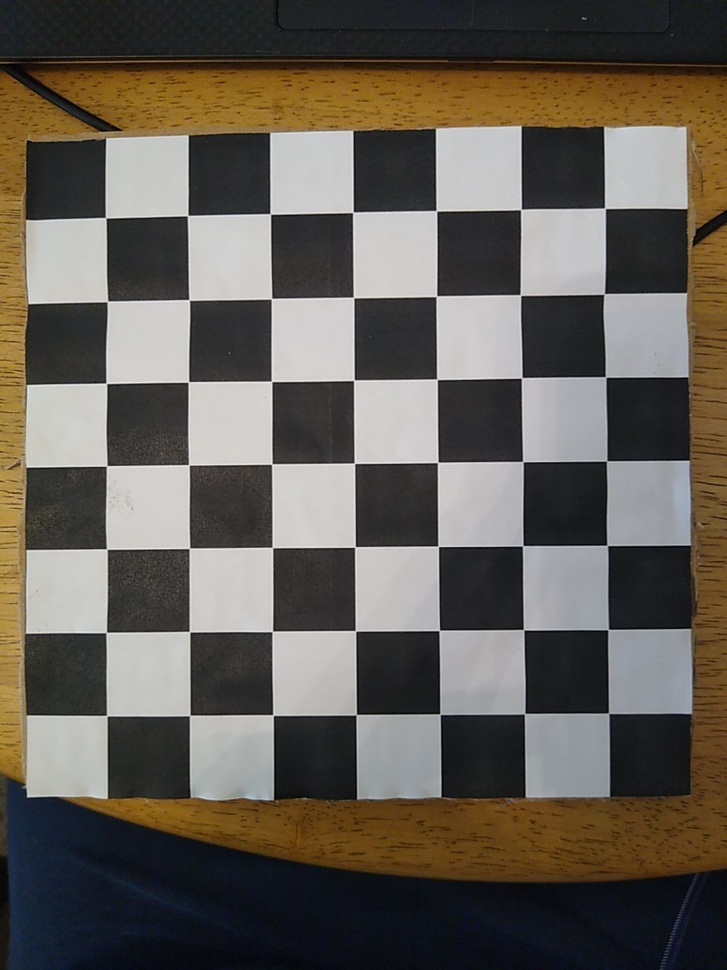
#> input picture src/assets/chessboard_bw.jpg, 727 x 970 px, shrunk from 960 x 1280 before the run
$ python board_detection.py
#> lines starting #> are read from the running program, lines starting #| are printed output that depends on the picture; after the words box and inside, x2 and y2 are one past the last pixel; in counts of white or black regions, pixels touching at a corner belong together
import cv2
import numpy as np
import math
# Load the image
image1 = cv2.imread('../assets/chessboard_bw.jpg')
#> image1 is the input picture: shape (970, 727, 3); mean B, G, R 85.4, 93.4, 99
lwr = np.array([0, 0, 131])
upr = np.array([179, 40, 255])


# Extract chess-board lines
hsv = cv2.cvtColor(image1, cv2.COLOR_BGR2HSV)
#> hsv: shape (970, 727, 3); mean H, S, V 67, 63.3, 102.5
msk = cv2.inRange(hsv, lwr, upr)
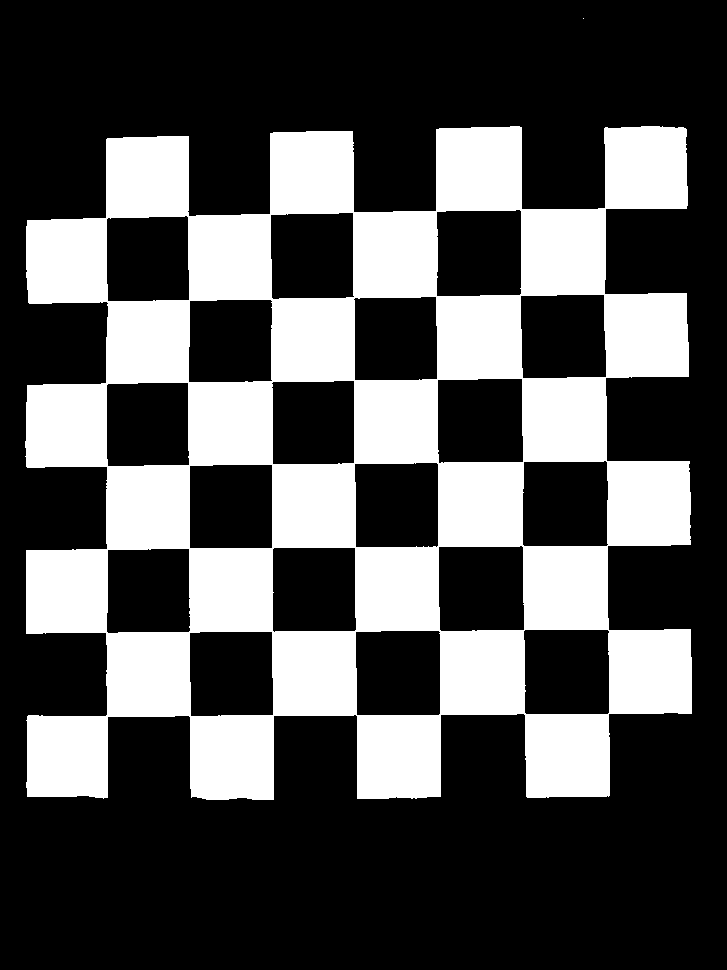
#> msk: shape (970, 727); 31.9% white; 2 white regions (1 under 20 px), largest, box (x1, y1, x2, y2) and area: (25, 126, 692, 800) 224615
krn = cv2.getStructuringElement(cv2.MORPH_RECT, (50, 30))
dlt = cv2.dilate(msk, krn, iterations=5)
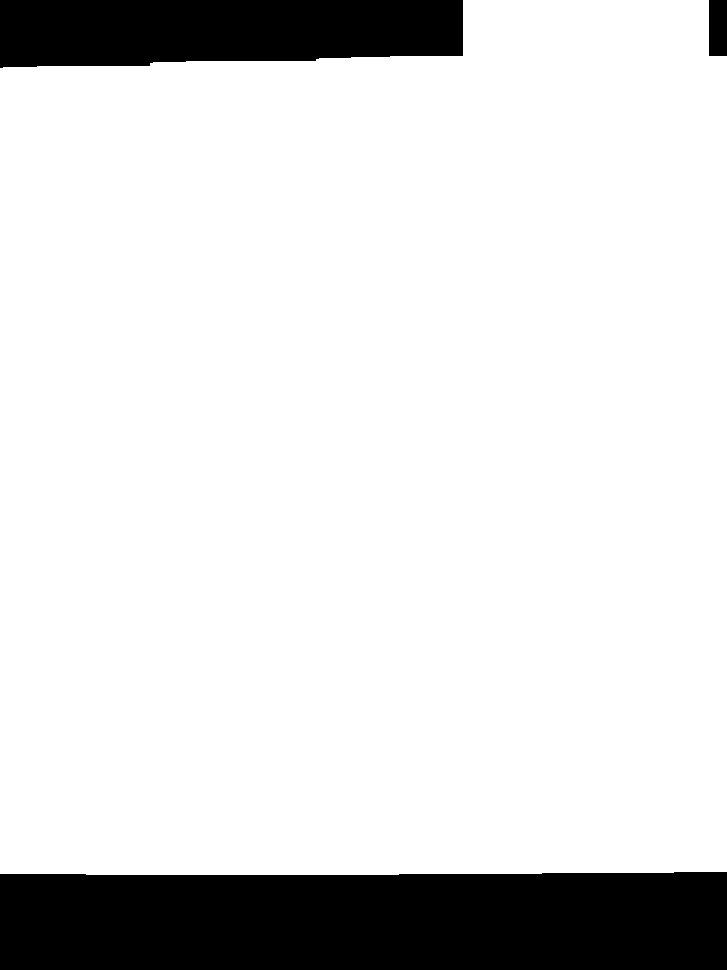
#> dlt: shape (970, 727); 85.9% white; 3 black regions, box (x1, y1, x2, y2) and area: (0, 872, 727, 970) 69717, (0, 0, 463, 68) 28449, (709, 0, 727, 56) 1008
res =  cv2.bitwise_and(dlt, msk)
res = np.uint8(res)
res = cv2.Canny(res, 38, 38*3)
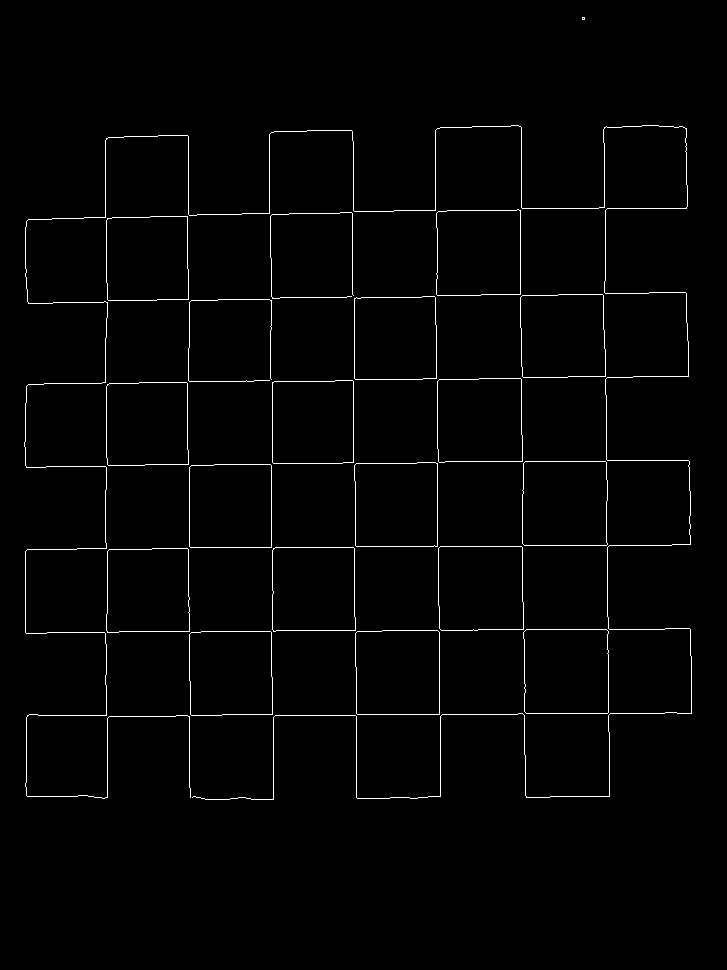
#> res: shape (970, 727); 1.5% white in thin lines or dots, all inside (x1, y1, x2, y2) = (24, 17, 692, 800)
cv2.imshow('res',res)


lines= cv2.HoughLines(res, 1, math.pi/180.0, 130)
#> lines = 29 rows, first 8: [189, 0], [106, 0], [303, 1.55], [219, 1.55], [714, 1.57], [437, 0], [271, 0], [386, 1.55]


# Show lines
a,b,c = lines.shape
#> a = 29; b = 1; c = 2
for i in range(a):
    rho = lines[i][0][0]
    theta = lines[i][0][1]
    a = math.cos(theta)
    b = math.sin(theta)
    x0, y0 = a*rho, b*rho
    pt1 = ( int(x0+1000*(-b)), int(y0+1000*(a)) )
    pt2 = ( int(x0-1000*(-b)), int(y0-1000*(a)) )
    cv2.line(image1, pt1, pt2, (0, 0, 255), 2, cv2.LINE_AA)
#> this loop made 29 passes
#> (rho, theta, a, b, x0, y0, pt1, pt2) on passes 1 to 10: (189, 0, 1, 0, 189, 0, (189, 1000), (189, -1000)), (106, 0, 1, 0, 106, 0, (106, 1000), (106, -1000)), (303, 1.55, 0.0175, 1, 5.29, 303, (-994, 320), (1005, 285)), (219, 1.55, 0.0175, 1, 3.82, 219, (-996, 236), (1003, 201)), (714, 1.57, -4.37e-08, 1, -3.12e-05, 714, (-1000, 713), (999, 714)), (437, 0, 1, 0, 437, 0, (437, 1000), (437, -1000)), (271, 0, 1, 0, 271, 0, (271, 1000), (271, -1000)), (386, 1.55, 0.0175, 1, 6.74, 385.9, (-993, 403), (1006, 368)), (629, 1.57, -4.37e-08, 1, -2.75e-05, 629, (-1000, 628), (999, 629)), (25, 0, 1, 0, 25, 0, (25, 1000), (25, -1000))
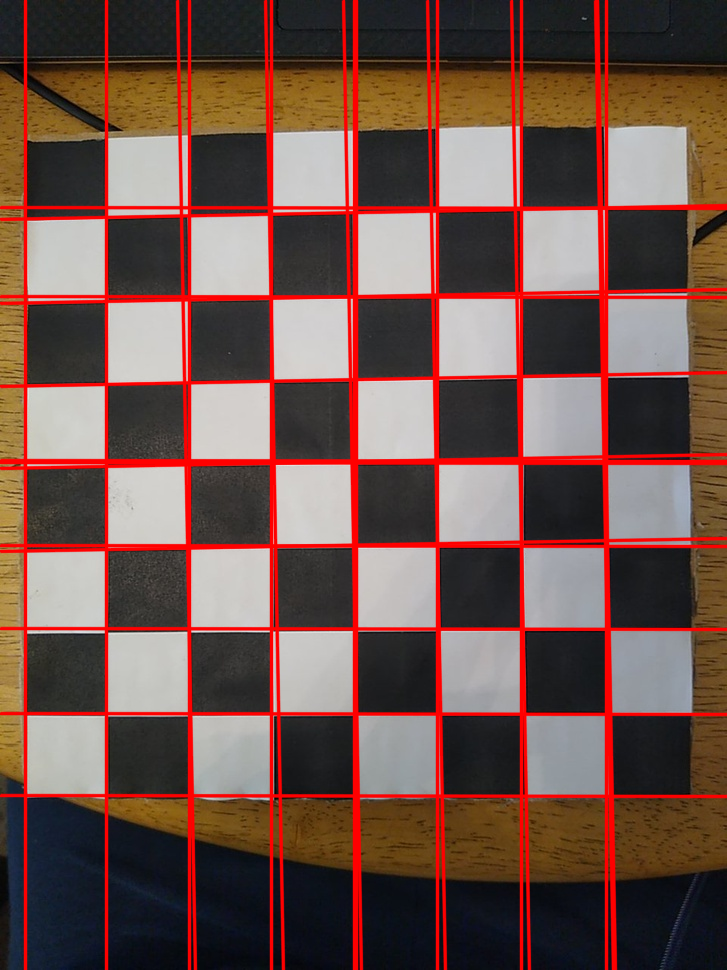
#> image1: shape (970, 727, 3); 14.1% of pixels changed, all inside (x1, y1, x2, y2) = (0, 0, 727, 970)


cv2.imshow('image1',image1)
while(1):
    if cv2.waitKey(33) == ord('q'):
#> (key q is pressed here)
        break
